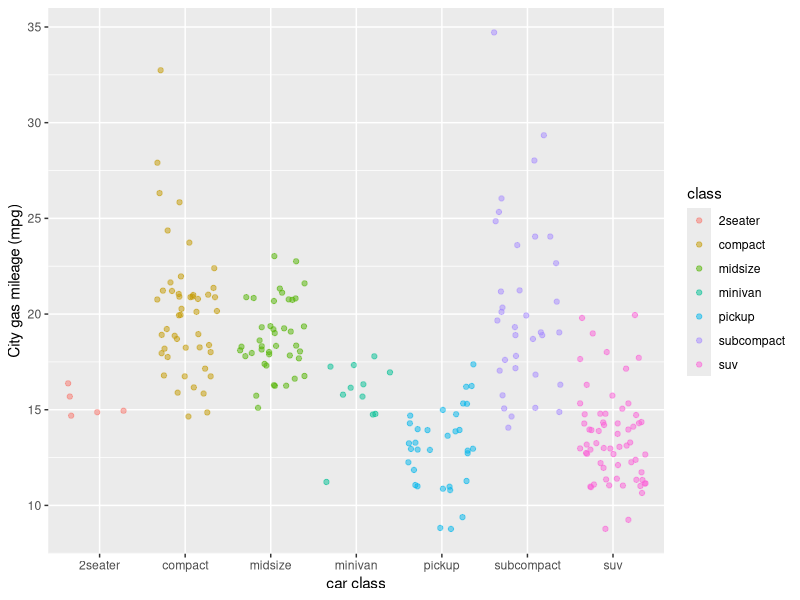

Recreate this plot in R.
## ---- chunk 1
knitr::opts_chunk$set(echo = TRUE)
library(tidyverse)
## ---- chunk 2
ggplot(data = mpg, aes(x = class, y = cty)) +
	geom_jitter(aes(color = class), alpha = 0.5) +
	labs(x = "car class", y = "City gas mileage (mpg)")

